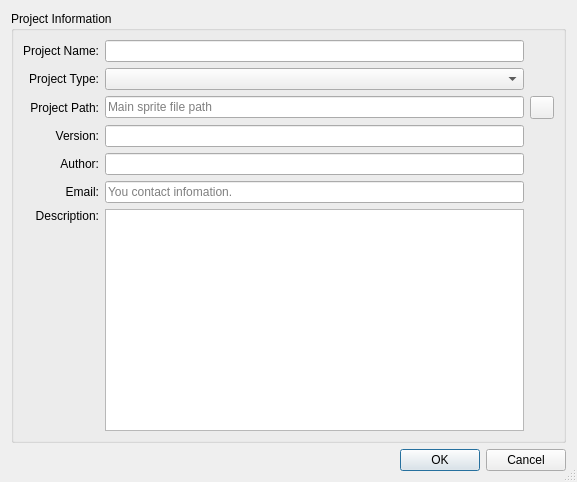
<?xml version="1.0" encoding="UTF-8"?>
<ui version="4.0">
 <class>NewProjectDialog</class>
 <widget class="QDialog" name="NewProjectDialog">
  <property name="geometry">
   <rect>
    <x>0</x>
    <y>0</y>
    <width>577</width>
    <height>482</height>
   </rect>
  </property>
  <property name="windowTitle">
   <string>Create Sprite</string>
  </property>
  <property name="sizeGripEnabled">
   <bool>true</bool>
  </property>
  <layout class="QGridLayout" name="gridLayout">
   <item row="1" column="0">
    <spacer name="horizontalSpacer">
     <property name="orientation">
      <enum>Qt::Horizontal</enum>
     </property>
     <property name="sizeHint" stdset="0">
      <size>
       <width>40</width>
       <height>20</height>
      </size>
     </property>
    </spacer>
   </item>
   <item row="1" column="1">
    <widget class="QLabel" name="lblError">
     <property name="minimumSize">
      <size>
       <width>36</width>
       <height>0</height>
      </size>
     </property>
     <property name="styleSheet">
      <string notr="true">color: rgb(255, 0, 0);</string>
     </property>
     <property name="frameShape">
      <enum>QFrame::NoFrame</enum>
     </property>
     <property name="frameShadow">
      <enum>QFrame::Plain</enum>
     </property>
     <property name="textFormat">
      <enum>Qt::RichText</enum>
     </property>
    </widget>
   </item>
   <item row="1" column="2">
    <widget class="QPushButton" name="btnOk">
     <property name="sizePolicy">
      <sizepolicy hsizetype="Fixed" vsizetype="Fixed">
       <horstretch>0</horstretch>
       <verstretch>0</verstretch>
      </sizepolicy>
     </property>
     <property name="text">
      <string>OK</string>
     </property>
    </widget>
   </item>
   <item row="1" column="3">
    <widget class="QPushButton" name="btnCancel">
     <property name="sizePolicy">
      <sizepolicy hsizetype="Fixed" vsizetype="Fixed">
       <horstretch>0</horstretch>
       <verstretch>0</verstretch>
      </sizepolicy>
     </property>
     <property name="text">
      <string>Cancel</string>
     </property>
    </widget>
   </item>
   <item row="0" column="0" colspan="4">
    <widget class="QGroupBox" name="groupBox_2">
     <property name="title">
      <string>Project Information</string>
     </property>
     <layout class="QGridLayout" name="gridLayout_2">
      <item row="2" column="0" colspan="2">
       <widget class="QLabel" name="label_3">
        <property name="text">
         <string>Project Path:</string>
        </property>
        <property name="alignment">
         <set>Qt::AlignRight|Qt::AlignTrailing|Qt::AlignVCenter</set>
        </property>
       </widget>
      </item>
      <item row="1" column="2">
       <widget class="QComboBox" name="cbbType"/>
      </item>
      <item row="2" column="3">
       <widget class="QToolButton" name="btnDir">
        <property name="sizePolicy">
         <sizepolicy hsizetype="Fixed" vsizetype="Fixed">
          <horstretch>0</horstretch>
          <verstretch>0</verstretch>
         </sizepolicy>
        </property>
        <property name="icon">
         <iconset resource="../resource/chreditor.qrc">
          <normaloff>:/other/images/open2.png</normaloff>:/other/images/open2.png</iconset>
        </property>
       </widget>
      </item>
      <item row="4" column="0" colspan="2">
       <widget class="QLabel" name="label_5">
        <property name="text">
         <string>Author:</string>
        </property>
        <property name="alignment">
         <set>Qt::AlignRight|Qt::AlignTrailing|Qt::AlignVCenter</set>
        </property>
       </widget>
      </item>
      <item row="4" column="2">
       <widget class="QLineEdit" name="leAuthor"/>
      </item>
      <item row="5" column="2">
       <widget class="QLineEdit" name="leContact">
        <property name="inputMethodHints">
         <set>Qt::ImhEmailCharactersOnly</set>
        </property>
        <property name="placeholderText">
         <string>You contact infomation.</string>
        </property>
       </widget>
      </item>
      <item row="1" column="1">
       <widget class="QLabel" name="label_2">
        <property name="text">
         <string>Project Type:</string>
        </property>
        <property name="alignment">
         <set>Qt::AlignRight|Qt::AlignTrailing|Qt::AlignVCenter</set>
        </property>
       </widget>
      </item>
      <item row="3" column="2">
       <widget class="QLineEdit" name="leVersion">
        <property name="inputMethodHints">
         <set>Qt::ImhDigitsOnly</set>
        </property>
       </widget>
      </item>
      <item row="6" column="0" colspan="2">
       <widget class="QLabel" name="label_7">
        <property name="text">
         <string>Description:</string>
        </property>
        <property name="alignment">
         <set>Qt::AlignRight|Qt::AlignTrailing|Qt::AlignVCenter</set>
        </property>
       </widget>
      </item>
      <item row="5" column="0" colspan="2">
       <widget class="QLabel" name="label_6">
        <property name="text">
         <string>Email:</string>
        </property>
        <property name="alignment">
         <set>Qt::AlignRight|Qt::AlignTrailing|Qt::AlignVCenter</set>
        </property>
       </widget>
      </item>
      <item row="6" column="2" rowspan="2">
       <widget class="QTextEdit" name="edtDescription"/>
      </item>
      <item row="2" column="2">
       <widget class="QLineEdit" name="leDir">
        <property name="placeholderText">
         <string>Main sprite file path</string>
        </property>
       </widget>
      </item>
      <item row="7" column="1">
       <spacer name="verticalSpacer">
        <property name="orientation">
         <enum>Qt::Vertical</enum>
        </property>
        <property name="sizeHint" stdset="0">
         <size>
          <width>20</width>
          <height>251</height>
         </size>
        </property>
       </spacer>
      </item>
      <item row="3" column="0" colspan="2">
       <widget class="QLabel" name="label_4">
        <property name="text">
         <string>Version:</string>
        </property>
        <property name="alignment">
         <set>Qt::AlignRight|Qt::AlignTrailing|Qt::AlignVCenter</set>
        </property>
       </widget>
      </item>
      <item row="0" column="0" colspan="2">
       <widget class="QLabel" name="label">
        <property name="text">
         <string>Project Name:</string>
        </property>
        <property name="alignment">
         <set>Qt::AlignRight|Qt::AlignTrailing|Qt::AlignVCenter</set>
        </property>
       </widget>
      </item>
      <item row="0" column="2">
       <widget class="QLineEdit" name="leName"/>
      </item>
     </layout>
    </widget>
   </item>
  </layout>
 </widget>
 <tabstops>
  <tabstop>btnOk</tabstop>
  <tabstop>btnCancel</tabstop>
 </tabstops>
 <resources>
  <include location="../resource/chreditor.qrc"/>
 </resources>
 <connections/>
</ui>
